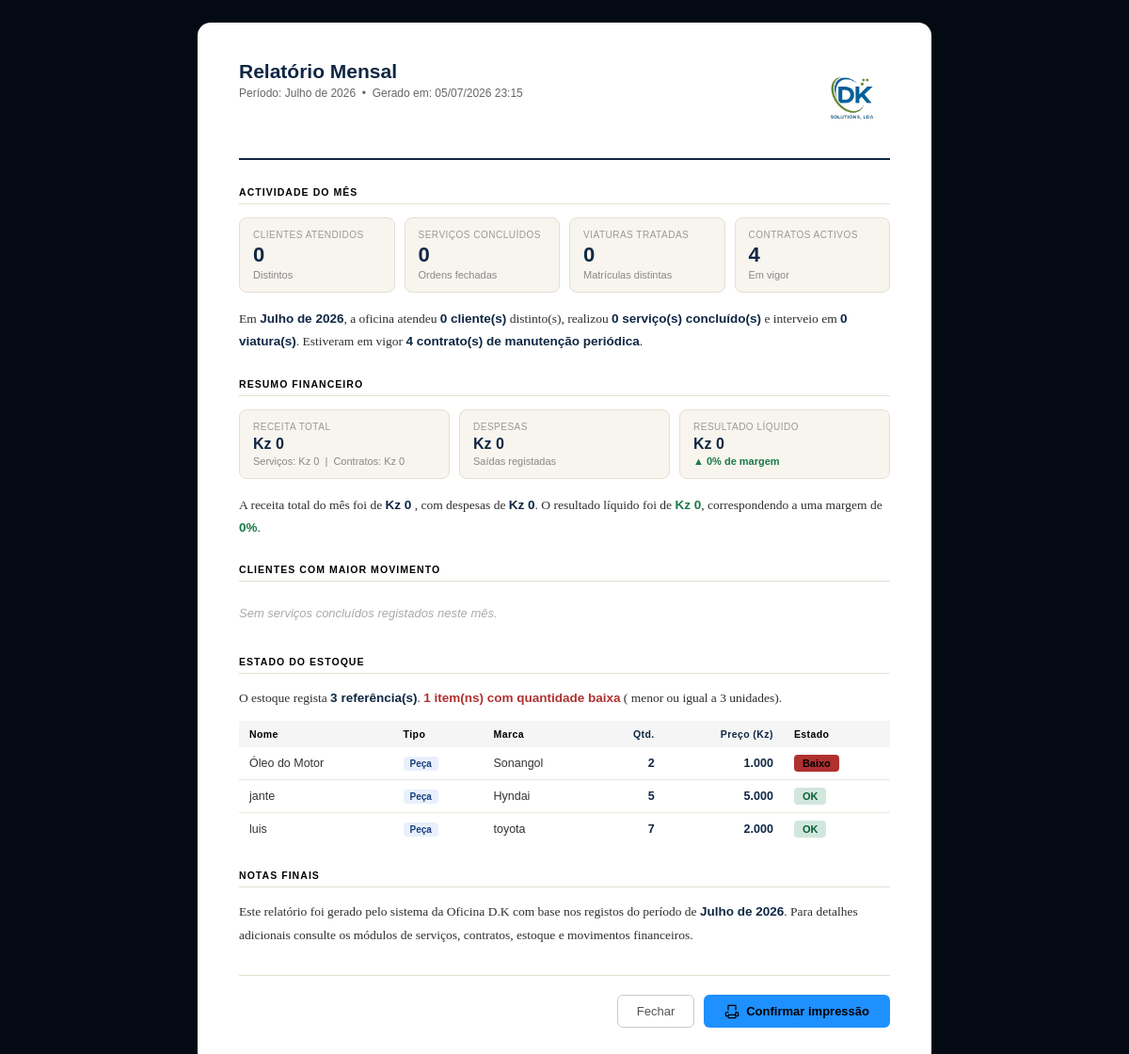
/Admistrador/relatorio_mensal.php, run on an earlier commit of the app's database.
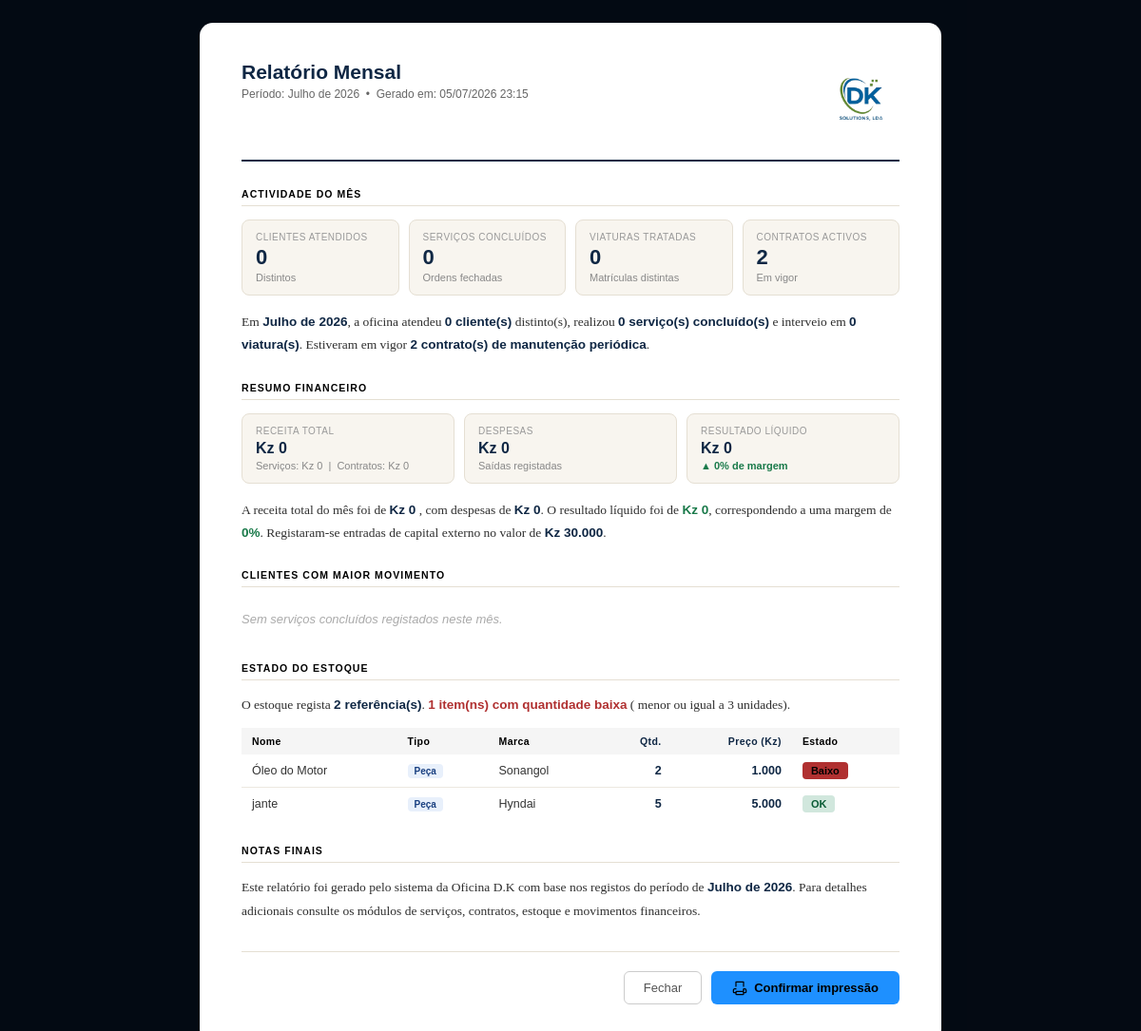
And on a later commit of the database.
### tables this page shows
CREATE TABLE `estoque` (
  `id_estoque` int(11) NOT NULL,
  `codigo` varchar(50) DEFAULT NULL,
  `tipo` enum('Material','Peça') NOT NULL,
  `nome` varchar(100) NOT NULL,
  `marca` varchar(50) DEFAULT NULL,
  `quantidade` int(11) NOT NULL DEFAULT 0,
  `data_registo` timestamp NOT NULL DEFAULT current_timestamp(),
  `data_expiracao` date DEFAULT NULL,
  `preco` decimal(10,2) DEFAULT 0.00
);

### Admistrador/relatorio_mensal.php (the view, shortened to what the changed rows need)
<?php
include_once("./configuracao/conexao.php");
$mes_atual  = (int) date('m');
$ano_atual  = (int) date('Y');
$inicio     = "$ano_atual-" . str_pad($mes_atual,2,'0',STR_PAD_LEFT) . "-01";
$fim        = date('Y-m-t', mktime(0,0,0,$mes_atual,1,$ano_atual));
$meses_pt   = ['','Janeiro','Fevereiro','Março','Abril','Maio','Junho',
               'Julho','Agosto','Setembro','Outubro','Novembro','Dezembro'];
$nomeMes    = $meses_pt[$mes_atual];
$r = $conn->query("
    SELECT COUNT(DISTINCT nome_cliente) AS total
    FROM servicos
    WHERE DATE(data_registo) BETWEEN '$inicio' AND '$fim'
      AND status = 'concluido'
");
$nClientes = $r ? (int)$r->fetch_assoc()['total'] : 0;
$r = $conn->query("
    SELECT COUNT(*) AS total
    FROM servicos
    WHERE DATE(data_registo) BETWEEN '$inicio' AND '$fim'
      AND status = 'concluido'
");
$nServicos = $r ? (int)$r->fetch_assoc()['total'] : 0;
$r = $conn->query("
    SELECT COUNT(DISTINCT placa_carro) AS total
    FROM servicos
    WHERE DATE(data_registo) BETWEEN '$inicio' AND '$fim'
      AND status = 'concluido'
");
$nCarros = $r ? (int)$r->fetch_assoc()['total'] : 0;
$r = $conn->query("
    SELECT COUNT(*) AS total
    FROM contratos
    WHERE status = 'pago'
      AND data_inicio != '1111-11-11'
      AND data_inicio <= '$fim'
      AND (data_fim >= '$inicio' OR data_fim IS NULL)
");
$nContratos = $r ? (int)$r->fetch_assoc()['total'] : 0;
$r = $conn->query("
    SELECT COALESCE(SUM(total),0) AS total
    FROM servicos
    WHERE DATE(data_registo) BETWEEN '$inicio' AND '$fim'
      AND status = 'concluido'
");
$receitaServicos = $r ? (float)$r->fetch_assoc()['total'] : 0;
$r = $conn->query("
    SELECT COALESCE(SUM(total_geral),0) AS total
    FROM contratos
    WHERE DATE(criado_em) BETWEEN '$inicio' AND '$fim'
      AND status = 'pago'
");
$receitaContratos = $r ? (float)$r->fetch_assoc()['total'] : 0;
$receita = $receitaServicos + $receitaContratos;
$r = $conn->query("
    SELECT COALESCE(SUM(valor),0) AS total
    FROM capital_empresa
    WHERE fluxo = 'saida'
      AND DATE(data_registro) BETWEEN '$inicio' AND '$fim'
");
$despesas = $r ? (float)$r->fetch_assoc()['total'] : 0;
$liquido = $receita - $despesas;
$margem  = $receita > 0 ? round(($liquido / $receita) * 100, 1) : 0;
$r = $conn->query("
    SELECT COALESCE(SUM(valor),0) AS total
    FROM capital_empresa
    WHERE fluxo = 'entrada'
      AND DATE(data_registro) BETWEEN '$inicio' AND '$fim'
");
$capital = $r ? (float)$r->fetch_assoc()['total'] : 0;
$topClientes = [];
$r = $conn->query("
    SELECT
        nome AS peca,
        tipo,
        marca,
        quantidade,
        preco,
        data_expiracao,
        CASE
            WHEN quantidade = 0 THEN 'out'
            WHEN quantidade <= 3 THEN 'low'
            ELSE 'ok'
        END AS estado
    FROM estoque
    ORDER BY
        CASE WHEN quantidade = 0 THEN 0
             WHEN quantidade <= 3 THEN 1
             ELSE 2 END ASC,
        nome ASC
");
$stockRows = [];
if ($r) while ($row = $r->fetch_assoc()) $stockRows[] = $row;
$stockBaixo = count(array_filter($stockRows, fn($s) => $s['estado'] === 'low'));
$totalItens = count($stockRows);
?>
<!DOCTYPE html>
<html lang="pt">
<head>
</head>
<body>
<div class="modal-overlay"  >
  <div class="modal-box">
    <div class="rel-header">
      <div class="rel-header-left">
        <h1>Relatório Mensal</h1>
      </div>
      <div class="rel-logo"><img src="..\views\img\WhatsApp_Image_2026-02-27_at_12.49.27.1.png"    width="80px"></div>
    </div>
    <div class="section-title">Actividade do mês</div>
    <div class="kpi-grid-4">
      <div class="kpi-card">
      </div>
      <div class="kpi-card">
      </div>
      <div class="kpi-card">
      </div>
      <div class="kpi-card">
        <div class="kpi-label">Contratos activos</div>
        <div class="kpi-value"><?= $nContratos ?></div>
        <div class="kpi-sub">Em vigor</div>
      </div>
    </div>
    <p class="para">
      Em <span class="hl"><?= $nomeMes . ' de ' . $ano_atual ?></span>, a oficina
      atendeu <span class="hl"><?= $nClientes ?> cliente(s)</span> distinto(s),
      realizou <span class="hl"><?= $nServicos ?> serviço(s) concluído(s)</span>
      e interveio em <span class="hl"><?= $nCarros ?> viatura(s)</span>.
      <?php if ($nContratos > 0): ?>
        Estiveram em vigor <span class="hl"><?= $nContratos ?> contrato(s) de manutenção periódica</span>.
      <?php endif ?>
    </p>
    <div class="section-title">Resumo financeiro</div>
    <div class="kpi-grid-3">
      <div class="kpi-card">
      </div>
      <div class="kpi-card">
      </div>
      <div class="kpi-card">
      </div>
    </div>
    <p class="para">
      A receita total do mês foi de <span class="hl">Kz <?= number_format($receita,0,'.','.') ?></span>
      <?php if ($receitaServicos > 0 && $receitaContratos > 0): ?>
        (Kz <?= number_format($receitaServicos,0,'.','.') ?> em serviços e
        Kz <?= number_format($receitaContratos,0,'.','.') ?> em contratos)
      <?php endif ?>,
      com despesas de <span class="hl">Kz <?= number_format($despesas,0,'.','.') ?></span>.
      O resultado líquido foi de
      <span class="<?= $liquido >= 0 ? 'pos' : 'neg' ?>">Kz <?= number_format($liquido,0,'.','.') ?></span>,
      correspondendo a uma margem de <span class="<?= $liquido >= 0 ? 'pos' : 'neg' ?>"><?= $margem ?>%</span>.
      <?php if ($capital > 0): ?>
        Registaram-se entradas de capital externo no valor de
        <span class="hl">Kz <?= number_format($capital,0,'.','.') ?></span>.
      <?php endif ?>
    </p>
    <div class="section-title">Clientes com maior movimento</div>
    <?php if (!empty($topClientes)): ?>
    <table class="tbl">
      <thead>
        <tr>
          <th>Cliente</th>
          <th class="c">Viaturas</th>
          <th class="c">Serviços</th>
          <th class="r">Total (Kz)</th>
        </tr>
      </thead>
      <tbody>
        <?php foreach ($topClientes as $c): ?>
        <tr>
          <td><?= htmlspecialchars($c['nome']) ?></td>
          <td class="c"><?= (int)$c['viaturas'] ?></td>
          <td class="c"><?= (int)$c['servicos'] ?></td>
          <td class="r"><?= number_format((float)$c['total'],0,'.','.') ?></td>
        </tr>
        <?php endforeach ?>
      </tbody>
    </table>
    <?php else: ?>
      <p class="empty">Sem serviços concluídos registados neste mês.</p>
    <?php endif ?>
    <div class="section-title">Estado do estoque</div>
    <p class="para">
      <?php if (!empty($stockRows)): ?>
        O estoque regista <span class="hl"><?= $totalItens ?> referência(s)</span>.
        <?php if ($stockBaixo > 0): ?>
          <span class="warn"><?= $stockBaixo ?> item(ns) com quantidade baixa</span> ( menor ou igual a 3 unidades).
        <?php endif ?>
      <?php else: ?>
        Sem itens registados no estoque.
      <?php endif ?>
    </p>
    <?php if (!empty($stockRows)): ?>
    <table class="tbl">
      <thead>
        <tr>
          <th>Nome</th>
          <th>Tipo</th>
          <th>Marca</th>
          <th class="r">Qtd.</th>
          <th class="r">Preço (Kz)</th>
          <th>Estado</th>
        </tr>
      </thead>
      <tbody>
        <?php foreach ($stockRows as $s):
          $badgeClass = ['ok'=>'badge-ok','low'=>'badge-low','out'=>'badge-out'][$s['estado']] ?? 'badge-ok';
          $badgeLabel = ['ok'=>'OK','low'=>'Baixo','out'=>'Esgotado'][$s['estado']] ?? 'OK';
        ?>
        <tr>
          <td><?= htmlspecialchars($s['peca']) ?></td>
          <td><span class="badge badge-tipo"><?= htmlspecialchars($s['tipo']) ?></span></td>
          <td><?= htmlspecialchars($s['marca'] ?? '—') ?></td>
          <td class="r"><?= (int)$s['quantidade'] ?></td>
          <td class="r"><?= number_format((float)$s['preco'],0,'.','.') ?></td>
          <td><span class="badge <?= $badgeClass ?>"><?= $badgeLabel ?></span></td>
        </tr>
        <?php endforeach ?>
      </tbody>
    </table>
    <?php endif ?>
    <div class="section-title">Notas finais</div>
    <p class="para">
      Este relatório foi gerado  pelo sistema  da Oficina D.K  com base nos registos do período de
      <span class="hl"><?= $nomeMes . ' de ' . $ano_atual ?></span>.
      Para detalhes adicionais consulte os módulos de serviços, contratos, estoque e movimentos financeiros.
    </p>
    <div class="modal-footer">
     <a href="estatistica.php"><button class="btn-fechar" >Fechar</button></a>
      <button class="btn-imprimir" onclick="window.print()">
      </button>
    </div>
  </div>
</div>
</body>
</html>

What changed in the data, as far as the page shows it:
removed estoque: nome "luis", tipo "Peça", marca "toyota", quantidade "7", preco "2.000", badgeLabel "OK"
Also different on the page:
$nContratos: "4" → "2"
$capital: (not shown) → "30.000"
$totalItens: "3" → "2"
text now shown: "Registaram-se entradas de capital externo no valor de Kz ."
